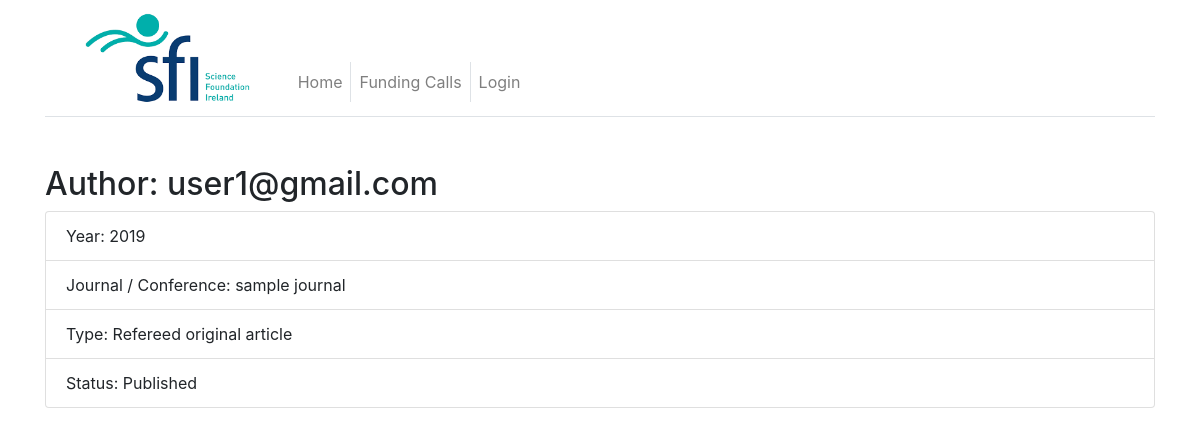
Page /grant_pub/1/4 on the committed database.
### app/models.py (models this page shows, shortened)
class User(UserMixin, db.Model):
    id = db.Column(db.Integer, primary_key=True)
    orcid = db.Column(db.String(64), index=True, unique=True)
    username = db.Column(db.String(64), index=True, unique=True)
    email = db.Column(db.String(120), index=True, unique=True)
    password_hash = db.Column(db.String(128))
    is_admin = db.Column(db.Boolean, default=False)
    is_reviewer = db.Column(db.Boolean, default=False)
    posts = db.relationship("Post", backref="author", lazy="dynamic")
    about_me = db.Column(db.String(140))
    last_seen = db.Column(db.DateTime, default=datetime.utcnow)
    groups = db.relationship("GroupMembership", back_populates="user")
    general_information = db.relationship("GeneralInformation", uselist=False)
    education_information = db.relationship("EducationInformation")
    employment_information = db.relationship("EmploymentInformation")
    societies_information = db.relationship("SocietiesInformation")
    awards_information = db.relationship("AwardsInformation")
    funding_diversification = db.relationship("FundingDiversification")
    impacts = db.relationship("Impacts")
    innovation_and_commercialisation = db.relationship("InnovationAndCommercialisation")
    presentations = db.relationship("Presentations")
    academic_collaborations = db.relationship("AcademicCollaborations")
    non_academic_collaborations = db.relationship("NonAcademicCollaborations")
    events = db.relationship("Events")
    communications_overview = db.relationship("CommunicationsOverview")
    sfi_funding_ratio = db.relationship("SfiFundingRatio")
    education_public_engagement = db.relationship("EducationPublicEngagement")
    annual_report = db.relationship("AnnualReport")
    collaborators = db.relationship("Collaborators")

class Publication(db.Model):
    id = db.Column(db.Integer, primary_key=True)
    primary_user = db.Column(db.Integer, db.ForeignKey("user.id"))
    year = db.Column(db.Integer)
    type = db.Column(db.String(64))
    status = db.Column(db.String(64))
    doi = db.Column(db.String(64))
    title = db.Column(db.Text)
    journal = db.Column(db.Text)
    user = db.relationship("User")

### app/routes.py (the view)
@app.route("/grant_pub/<grant_id>/<form_id>", methods=["GET"])
def view_grant_pub(grant_id, form_id):
    publication = Publication.query.filter_by(id=form_id).first_or_404()
    return render_template("grant_form.html", publication=publication, event=False, data=None)

### app/routes.py (called while the page is built)
@app.before_request
def before_request():
    if current_user.is_authenticated:
        current_user.last_seen = datetime.utcnow()
        db.session.commit()

### app/templates/grant_form.html (shortened to what this page needs)
{% extends "base.html" %}
{% block content %}
{% if publication != False%}
    <h2>Author: {{ publication.user.email }}</a></h2>
    <ul class="list-group">
        <li class="list-group-item">
            Year: {{ publication.year }}
        </li>
        <li class="list-group-item">
            Journal / Conference: {{ publication.journal }}
        </li>
        <li class="list-group-item">
            Type: {{ publication.type }}
        </li>
        <li class="list-group-item">
            Status: {{ publication.status }}
        </li>
    </ul>
{% endif %}
{% endblock %}

### rows in the picture
User: user.email "user1@gmail.com"
Publication: year "2019", journal "sample journal", type "Refereed original article", status "Published"
